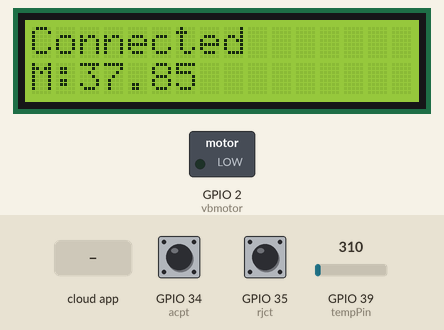
Bench run of a sketch on a simulated ESP32. On the bench: 16×2 character LCD, switched loads named in the sketch (green lamp = pin HIGH). Inputs (shaded band) come from the test bench; at power-on: GPIO 39 (tempPin) = 310, GPIO 34 (acpt) HIGH, GPIO 35 (rjct) HIGH. WiFi joins after 1.5 s; servers stay silent unless stated; nothing arrives over Bluetooth unless stated; the Firebase database answers and starts empty; what the sketch prints to the serial monitor is not drawn.

Above: at 3.3 s.
3.4 s: the phone or cloud app sets Stat2 to 1
At 7.7 s:
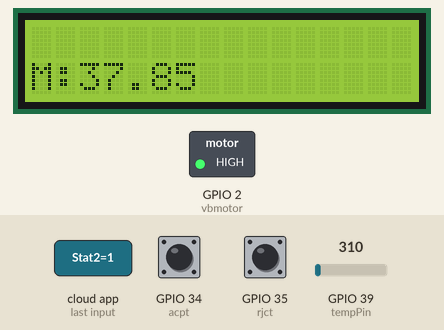
10.0 s: the phone or cloud app sets Stat2 to 0
At 12.9 s:
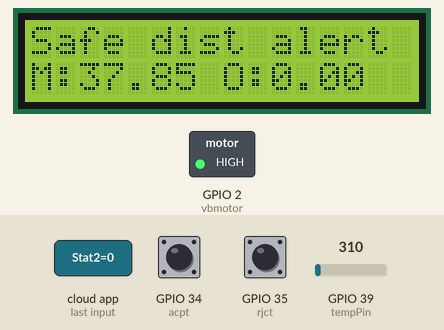
16.6 s: GPIO 39 (tempPin) set to 372
At 19.6 s:
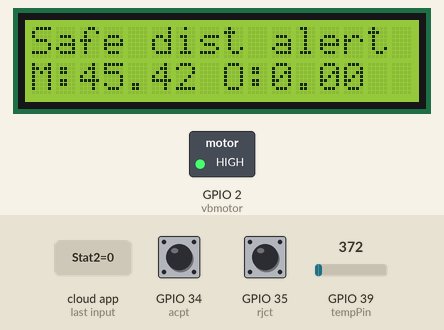
21.3 s: the phone or cloud app sets TEMP2 to 25
At 23.5 s:
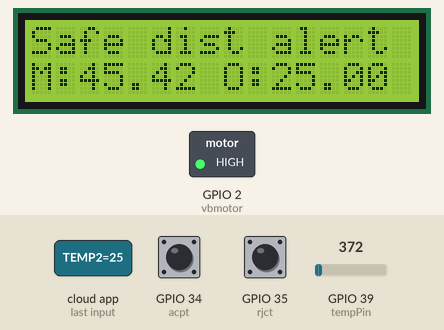
23.6 s: the phone or cloud app sets TEMP2 to 50
At 25.7 s:
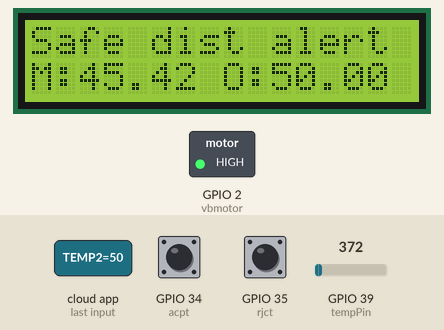
25.8 s: GPIO 39 (tempPin) set to 434
At 28.3 s:
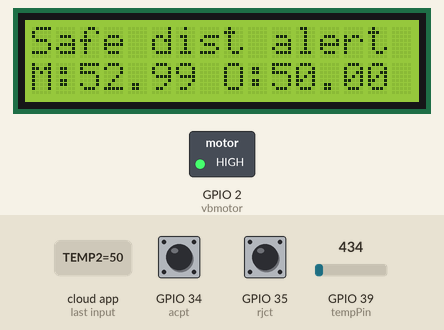
Timing chart, 0 to 29.8 s (numbered marks = the images above; inputs shaded):
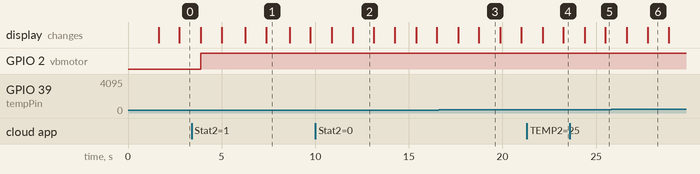

Measured:
- after the input at 10.0 s, the display: first changes after 0.89 s (image 2 shows a later state)
- after the input at 16.6 s, the display: first differs from a run without the input after 2.1 s (image 3)
- after the input at 21.3 s, the display: first changes after 0.84 s (image 4 shows a later state)
- after the input at 23.6 s, the display: first changes after 0.79 s (image 5 shows a later state)
- after the input at 25.8 s, the display: first differs from a run without the input after 1.9 s (image 6)
- what the display in image 1 shows lasts 1.2 s, from 7.4 s to 8.6 s
- what the display in image 2 shows lasts 1.1 s, from 12.0 s to 13.1 s

The sketch:

rssicheck.ino
```cpp
#include <BLEDevice.h>
#include <BLEUtils.h>
#include <BLEServer.h>
#include <BLEScan.h>
#include <BLEAdvertisedDevice.h>
#include <WiFi.h>
#include <FirebaseESP32.h>
#include <Wire.h>
#include <LiquidCrystal_I2C.h>

#define SERVICE_UUID        "d218b592-3b8c-471f-bedb-ee5943dcb1b9"
#define CHARACTERISTIC_UUID "e0df84b6-0257-4feb-abda-6b87f54b7f06"
#define WIFI_SSID "ENARXI"
#define WIFI_PASSWORD "Enarxi123@"
#define FIREBASE_HOST "https://majestic-10e3f.firebaseio.com/"
#define FIREBASE_AUTH "257xo0NgKT5RtxOtDXtJ00XgsGUAfnKHbmDFLpiU"

int a=0;
float farh2;
float farh1;
float mv;
float cel;
int val;
int tempPin = 39;
int b=0;
int vbmotor = 2;
int acpt = 34;
int rjct =35;
int rssi;
int Stat;
String dev2;
int scanTime = 1; //In seconds
BLEScan* pBLEScan;
void set_as_observer(void);
int8_t RSSI_Val = 0;
LiquidCrystal_I2C lcd(0x27, 16, 2);
void safedistance();
void donothing();
void accepts();
void rejects();
void readtemp();
FirebaseData fbdo;
class MyAdvertisedDeviceCallbacks: public BLEAdvertisedDeviceCallbacks
{
    void onResult(BLEAdvertisedDevice advertisedDevice)
    {
      RSSI_Val = advertisedDevice.getRSSI();
    }
};

void setup()
{
  Stat=0;
  pinMode(vbmotor,OUTPUT);
  pinMode(acpt,INPUT_PULLUP);
  pinMode(rjct,INPUT_PULLUP);
  attachInterrupt(digitalPinToInterrupt(acpt), accepts , FALLING);
  attachInterrupt(digitalPinToInterrupt(rjct), rejects , FALLING);
  lcd.begin();
  lcd.backlight();
  Serial.begin(115200);
  WiFi.begin(WIFI_SSID, WIFI_PASSWORD);
  Serial.print("Connecting to Wi-Fi");
  while (WiFi.status() != WL_CONNECTED)
  {
    Serial.print(".");
    lcd.setCursor(0,0);
    lcd.print("Not Connected");
    Serial.print(".");
    delay(300);
  }
  Serial.println();
  Serial.print("Connected with IP: ");
  lcd.clear();
  lcd.setCursor(0,0);
  lcd.print("Connected");

  Serial.println(WiFi.localIP());
  Serial.println();

  Firebase.begin(FIREBASE_HOST, FIREBASE_AUTH);
  Firebase.reconnectWiFi(true);
}

void loop()
{
  set_as_observer();
  btStart();
  readtemp();
  if(Firebase.setInt(fbdo, "/RSSI", RSSI_Val))
  {
   rssi = -(RSSI_Val);
   Serial.print(rssi);
   }
   else
   {
    Serial.print("Error in setInt, ");
    Serial.println(fbdo.errorReason());
  }
 if(Firebase.setFloat(fbdo, "/TEMP1", farh1))
  {

   Serial.print(farh1,2);
   Serial.println("Success");
   }
   else
   {
    Serial.print("Error in setInt, ");
    Serial.println(fbdo.errorReason());
  }
   if(Firebase.getFloat(fbdo, "/TEMP2"))
  {
   farh2=fbdo.floatData();
   Serial.print(farh2);
   Serial.println("Received");
   }
   else
   {
    Serial.print("Error, ");
    Serial.println(fbdo.errorReason());
  }
if(Firebase.getString(fbdo, "/Stat2"))
  {
    String checkg = fbdo.stringData();
    Stat = checkg.toInt();
    Serial.println(Stat);
    delay(500);
  }
if (Stat == 1)
  {
   if(Firebase.getString(fbdo, "/dev2"))
   {
     cdata();
   }
    else
    {
     Serial.print("Error in getInt, ");
     Serial.println(fbdo.errorReason());
   }
}
if(Stat == 0)
{
  if(rssi <=58)
{
  safedistance();
}
if(rssi>58)
{
  donothing();
}
}
if(a == 1)
{
 Firebase.setString(fbdo, "/ans2" ,"Accpeted");
 Firebase.setString(fbdo, "/Stat2","0");
 a=0;
}
if(b == 1)
{
 Firebase.setString(fbdo, "/ans2","Rejected");
 Firebase.setString(fbdo, "/Stat2","0");
 b=0;
}

}


void set_as_observer(void)
{
    BLEDevice::init("");
    //BLEDevice::setPower(ESP_PWR_LVL_P4);
    pBLEScan = BLEDevice::getScan(); //create new scan
    pBLEScan->setAdvertisedDeviceCallbacks(new MyAdvertisedDeviceCallbacks());
    pBLEScan->setActiveScan(true); //active scan uses more power, but get results faster
    pBLEScan->setInterval(100);
    pBLEScan->setWindow(99);  // less or equal setInterval value
    pBLEScan->start(scanTime, false);
    pBLEScan->clearResults();   // delete results fromBLEScan buffer to release memory
    delay(100);
    BLEDevice::deinit(0);
}
void safedistance()
{
  lcd.clear();
  lcd.setCursor(0,0);
  lcd.print("Safe dist alert");
  digitalWrite(vbmotor,HIGH);
  lcd.setCursor(0,1);
  lcd.print("M:");
  lcd.print(farh1);
  lcd.setCursor(6,1);
  lcd.print("  O:");
  lcd.print(farh2);
}
void donothing()
{
  lcd.clear();
  lcd.setCursor(0,0);
  lcd.print("Scaning");
  digitalWrite(vbmotor,LOW);
}
void cdata()
{
  lcd.clear();
  lcd.setCursor(0,0);
  lcd.print(fbdo.stringData());
}

void accepts(){
  a = 1;
  Serial.println("acpt");
 }
void rejects(){
 b=1;
 Serial.println("rjct");
}
void readtemp()
{
  val = analogRead(tempPin);
  mv = (val*1.221);
  farh1 = mv/10;
  //farh1 = (cel*9)/5 + 32;
  lcd.setCursor(0,1);
  lcd.print("M:");
  lcd.print(farh1);
  delay(10);
}
```
